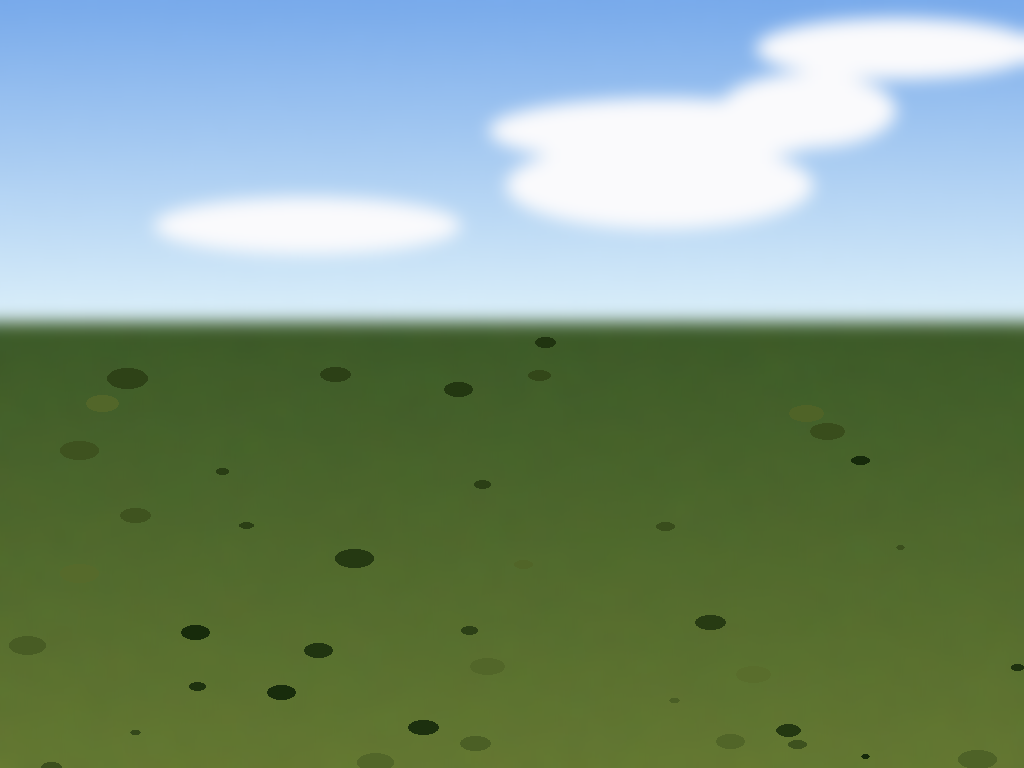
#> input picture project-docs/sky-segmentation-spike/synthetic_landscape.png, 1024 x 768 px, found by its file name
$ python sky_heuristic.py
#> lines starting #> are read from the running program, lines starting #| are printed output that depends on the picture; after the words box and inside, x2 and y2 are one past the last pixel; in counts of white or black regions, pixels touching at a corner belong together; long printed decimals are rounded
#> further down, img is the input picture: PIL image 1024x768 RGB; mean R, G, B 124.3, 150.2, 128
"""
Prototype heuristic for locating a "sky-like" seed point in an image,
to be fed as a SAM2 point prompt (label=1) instead of a user click.

Score per pixel (downsampled grid) combines:
  - blueness/brightness (sky tends to be bright, blue-ish or white/grey near horizon)
  - local smoothness (low gradient magnitude -- sky lacks high-frequency texture)
  - vertical position prior (favor upper rows, since sky is typically near the top)

Then: threshold the score map, keep the largest connected component, seed point
is a robust interior point of that component (not just the argmax pixel, which
can land on a single noisy outlier).
"""
import numpy as np
from PIL import Image
from scipy import ndimage


def sky_candidate_points(rgb: np.ndarray, n_points: int = 3, stride: int = 8):
#> called with n_points = 3, stride = 8
    h, w, _ = rgb.shape
#> h = 768; w = 1024
    r = rgb[..., 0].astype(np.float32)
    g = rgb[..., 1].astype(np.float32)
    b = rgb[..., 2].astype(np.float32)

    brightness = (r + g + b) / 3.0
    blueness = b - (r + g) / 2.0  # positive when blue-dominant (sky), near 0 for white clouds
    whiteness = 255.0 - (np.max(rgb, axis=-1).astype(np.float32) - np.min(rgb, axis=-1).astype(np.float32))  # low saturation -> high

    # local smoothness via gradient magnitude on a blurred luminance
    gy, gx = np.gradient(ndimage.uniform_filter(brightness, size=5))
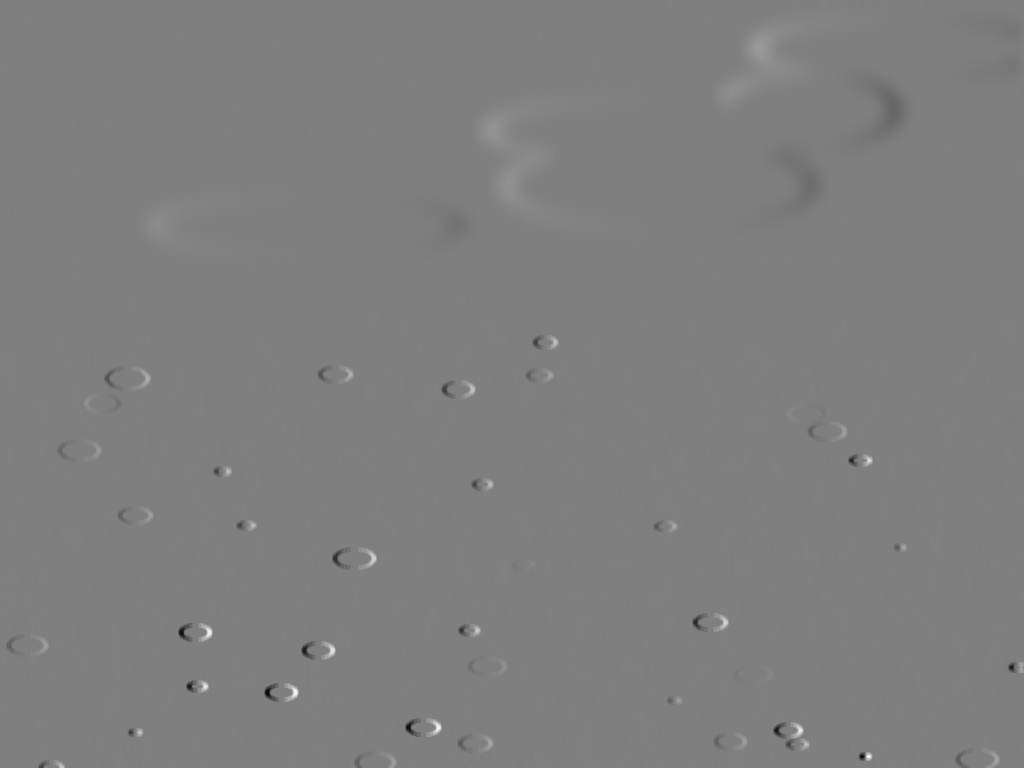
#> gx: shape (768, 1024) float32; min -12.93, max 12.92, mean 0.00241; drawn with min black and max white
    grad_mag = np.sqrt(gx**2 + gy**2)
    smoothness = 1.0 / (1.0 + grad_mag)  # in (0,1], higher = smoother
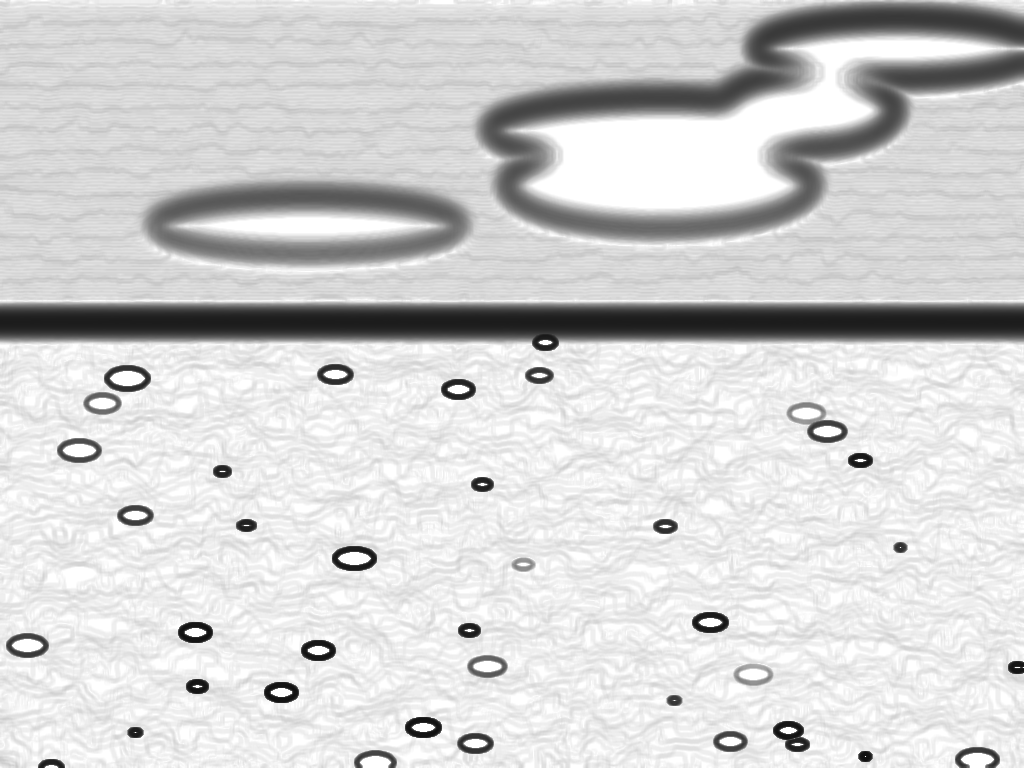
#> smoothness: shape (768, 1024) float32; min 0.0626, max 1, mean 0.827

    yy = np.arange(h).reshape(-1, 1).repeat(w, axis=1).astype(np.float32)
    vertical_prior = 1.0 - (yy / h)  # 1 at top, 0 at bottom

    # normalize each term to [0,1]
    def norm(a):
        lo, hi = np.percentile(a, 2), np.percentile(a, 98)
#> lo = -59; hi = 86
        return np.clip((a - lo) / max(hi - lo, 1e-6), 0, 1)

    score = (
        0.30 * norm(blueness)
        + 0.20 * norm(whiteness)
        + 0.20 * norm(brightness)
        + 0.15 * norm(smoothness)
        + 0.15 * vertical_prior
    )
#> in norm (call 2), `lo, hi = np.percentile(a, 2), np.percentile(a, 98)`: lo = 145; hi = 253
#> in norm (call 2), `return np.clip((a - lo) / max(hi - lo, 1e-6), 0, 1)`:
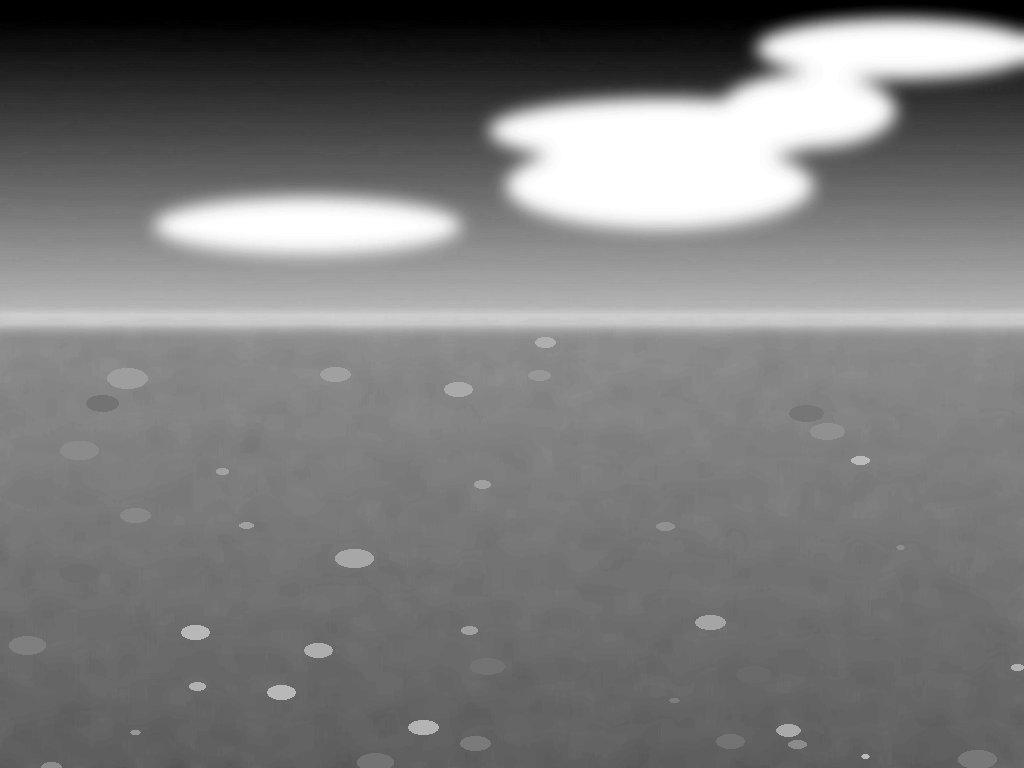
#> returned value: shape (768, 1024) float32; min 0, max 1, mean 0.48
#> in norm (call 3), `lo, hi = np.percentile(a, 2), np.percentile(a, 98)`: lo = 64.33; hi = 250.7
#> in norm (call 3), `return np.clip((a - lo) / max(hi - lo, 1e-6), 0, 1)`:
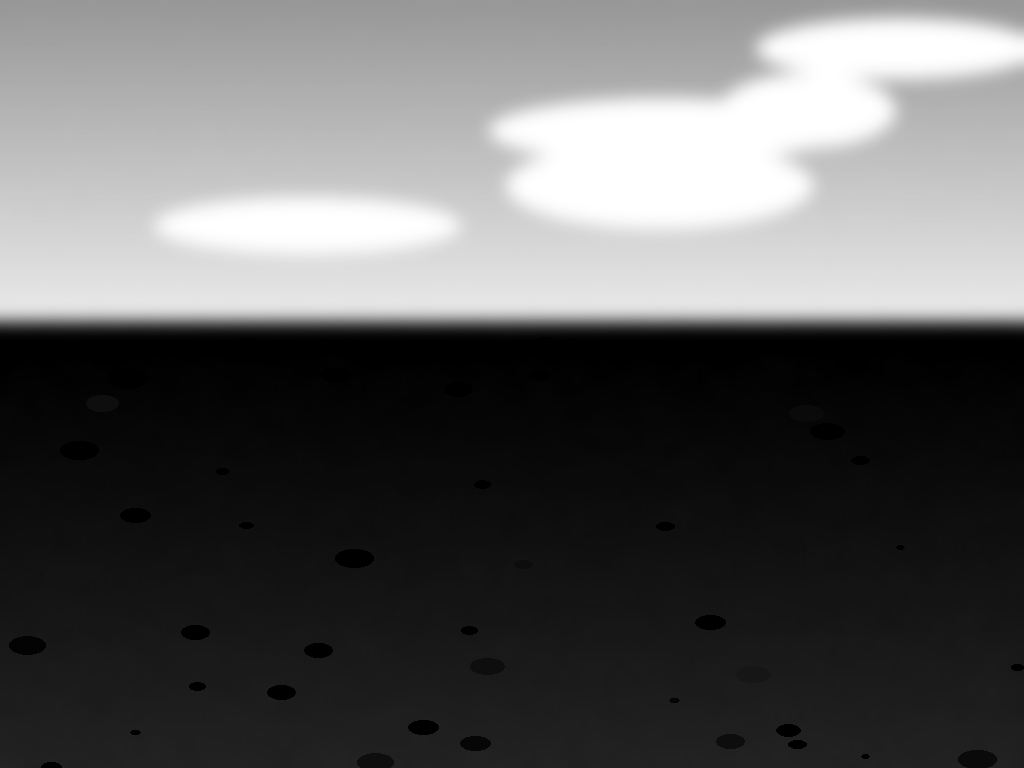
#> returned value: shape (768, 1024) float32; min 0, max 1, mean 0.376
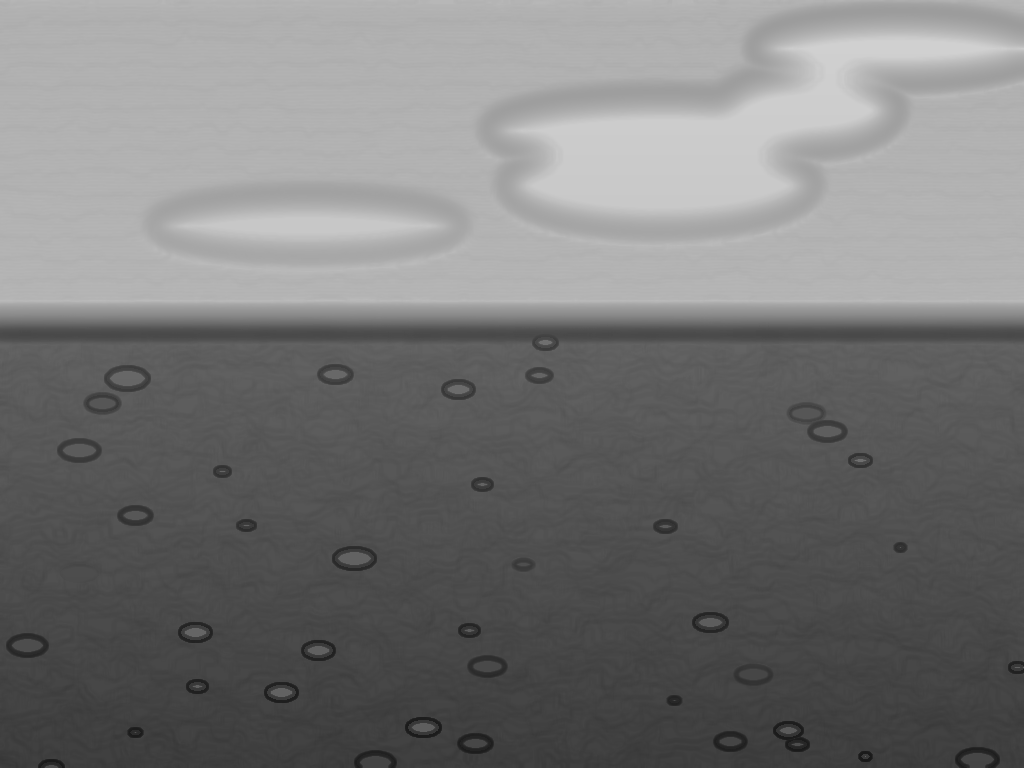
#> score: shape (768, 1024) float32; min 0.0985, max 0.818, mean 0.469

    # downsample for connected-component search (cheap + more robust to noise)
    score_small = score[::stride, ::stride]
    thresh = np.percentile(score_small, 85)
#> thresh = 0.701
    mask = score_small >= thresh
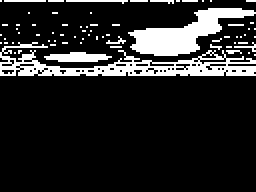
#> mask: shape (96, 128) bool (shown 2 times larger); 15% white; 70 white regions (65 under 20 px), largest, box (x1, y1, x2, y2) and area: (0, 21, 128, 38) 818, (64, 4, 128, 28) 651, (22, 26, 56, 31) 121, (33, 0, 64, 2) 32, (2, 0, 23, 1) 21

    labeled, n = ndimage.label(mask)
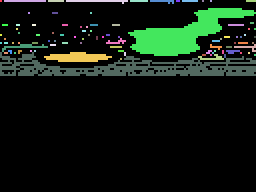
#> labeled: shape (96, 128) int32 (shown 2 times larger); 93 distinct labels, from 0 to 92; one colour per label, 0 black
#> n = 92
    if n == 0:
        # fallback: top-center point
        return [(w / 2, h * 0.15)], score, mask

    sizes = ndimage.sum(mask, labeled, range(1, n + 1))
#> sizes = 92 values, max 737 at index 78, min 1 at index 0, mean 20.05
    biggest = np.argmax(sizes) + 1
#> biggest = 79
    ys, xs = np.where(labeled == biggest)
#> ys = 737 values from 26 to 37; xs = 737 values, max 127 at index 89, min 0 at index 0, mean 65.01

    # pick n_points spread within the component: centroid + a couple of
    # extremes along the horizontal spread, all scaled back to full res
    cy, cx = ys.mean(), xs.mean()
#> cy = 33.69; cx = 65.01
    pts = [(cx * stride, cy * stride)]
#> pts = [(520.1, 269.5)]
    if n_points > 1 and len(xs) > 4:
        order = np.argsort(xs)
#> order = 737 values, max 736 at index 736, min 0 at index 0, mean 368
        left = order[len(order) // 8]
#> left = 5
        right = order[-len(order) // 8 - 1]
#> right = 610
        pts.append((xs[left] * stride, ys[left] * stride))
        pts.append((xs[right] * stride, ys[right] * stride))

    return pts[:n_points], score, mask


if __name__ == "__main__":
    img = Image.open("/private/tmp/claude-501/-Users-rajubhupatiraju-Documents/01af1be7-fa17-4f71-bb7b-a70666f9e026/scratchpad/sky-heuristic/synthetic_landscape.png").convert("RGB")
    rgb = np.array(img)
    pts, score, mask = sky_candidate_points(rgb)
#> pts = [(520.1, 269.5), (104, 216), (912, 288)]
    print("image size:", img.size)
#| image size: (1024, 768)
    print("candidate points (x,y):", pts)
#| candidate points (x,y): [(520.109, 269.525), (104, 216), (912, 288)]

    # visualize
    from PIL import ImageDraw
    vis = img.copy()
    d = ImageDraw.Draw(vis)
    for (x, y) in pts:
        d.ellipse([x - 10, y - 10, x + 10, y + 10], outline=(255, 0, 0), width=4)
#> this loop made 3 passes
    vis.save("/private/tmp/claude-501/-Users-rajubhupatiraju-Documents/01af1be7-fa17-4f71-bb7b-a70666f9e026/scratchpad/sky-heuristic/heuristic_points.png")

    score_img = Image.fromarray((score * 255).astype(np.uint8))
    score_img.save("/private/tmp/claude-501/-Users-rajubhupatiraju-Documents/01af1be7-fa17-4f71-bb7b-a70666f9e026/scratchpad/sky-heuristic/score_map.png")
    print("saved heuristic_points.png and score_map.png")
